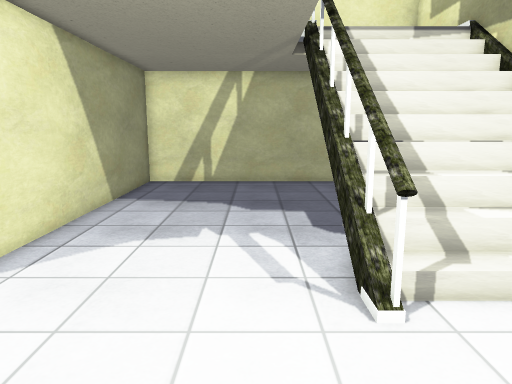
view 1 (above)

12 first-person views from a walk through a scene from a Unity 3-D project. The camera is 1.5 m above the floor, tilts 10° down and sees 70° across. The floor is counted in squares, 0.5 m on a side. Each view is taken from the middle of a square. On the plan, view 1 faces up. The plan holds only what a view shows up to about 20 squares ahead; the rest is blank. The place goes on beyond the plan. The player is left out. Some surface patterns are stand-ins.

view 2
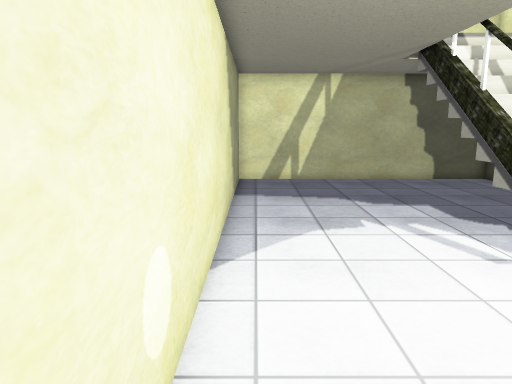

view 3
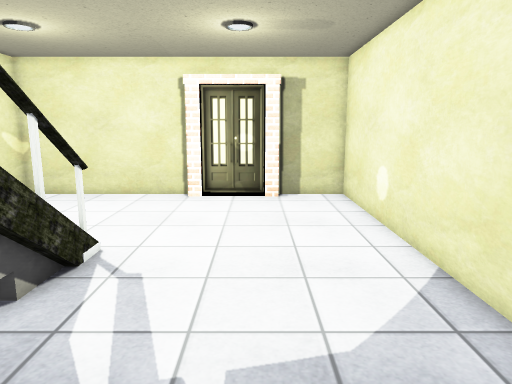

view 4
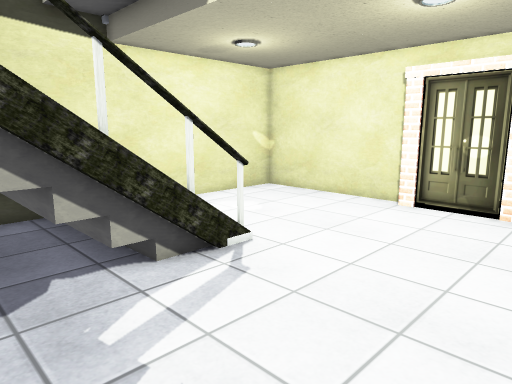

view 5
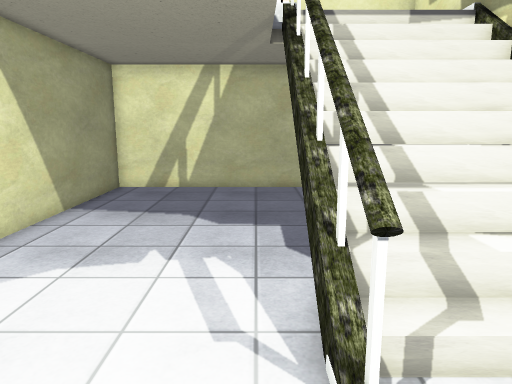

view 6
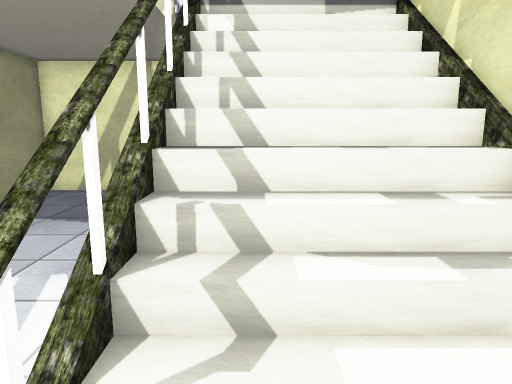

view 7
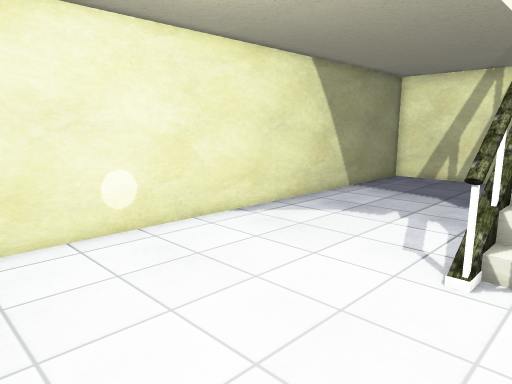

view 8
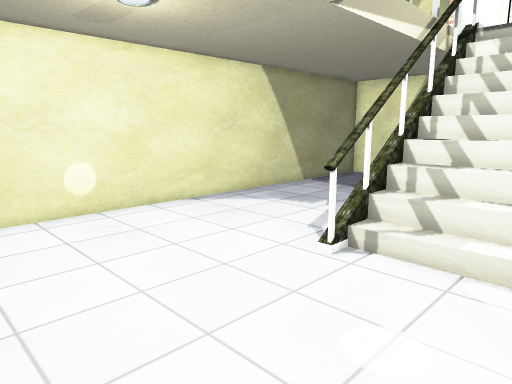

view 9
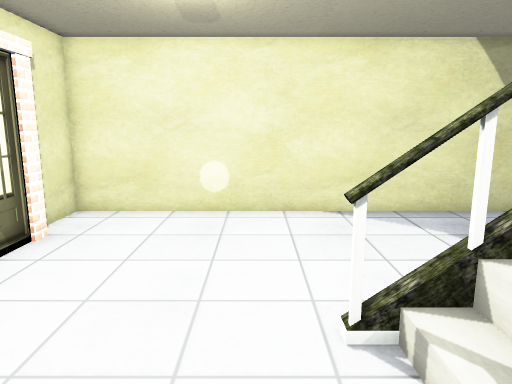

view 10
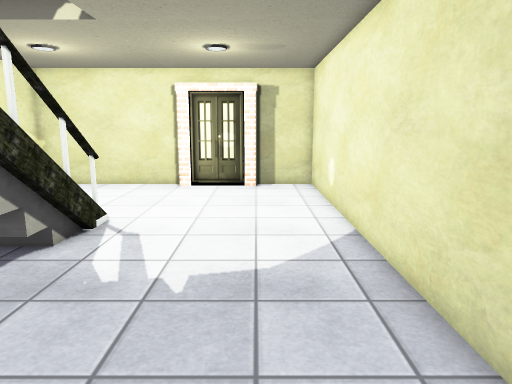

view 11
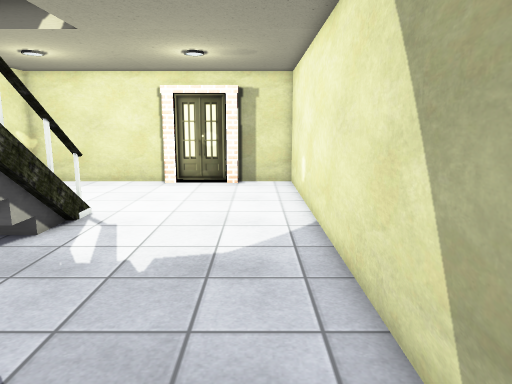

view 12
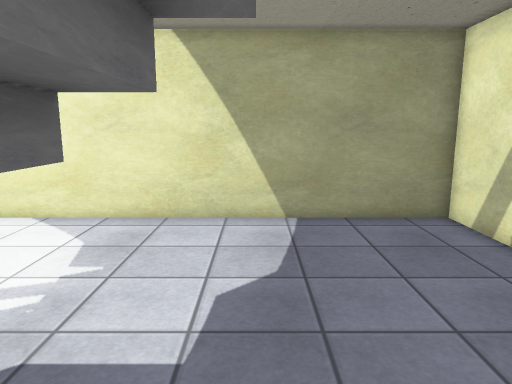

### Floor plan
Key: @ floor where view 1 was taken; # wall or solid block; . floor; / step, stairs or slope; = window, fence, low wall or low ledge; v drop or lower ground.
Columns run from 6 left of view 1 to 8 right of it. Each row starts with its distance up from view 1.
 20 ##########
 19 #.............
 18 #.............
 17 #.............
 16 #.............
 15 #............
 14 #............
 13 #.......=/////#
 12 #.......=/////#
 11 #.......v/////#
 10 #.......#/////#
  9 #.......v/////#
  8 #.......=/////#
  7 #.......v/////#
  6 #.......#/////#
  5 #.......#.... #
  4 #.............#
  3 #.............#
  2 #.............#
  1 #.............#
  0 #.....@.......#
 -1 #.............#
 -2 #..#####......#
 -3 ####   ########

Positions as (right, up) in squares from view 1, and headings:
1: (0, 0), facing up
2: (-5, -1), facing up
3: (-2, 14), facing down
4: (-5, 12), facing down-right
5: (1, 2), facing up
6: (4, 3), facing up
7: (4, -2), facing up-left
8: (7, -2), facing up-left
9: (7, 4), facing left
10: (-3, 17), facing down
11: (-4, 18), facing down
12: (6, 14), facing left
